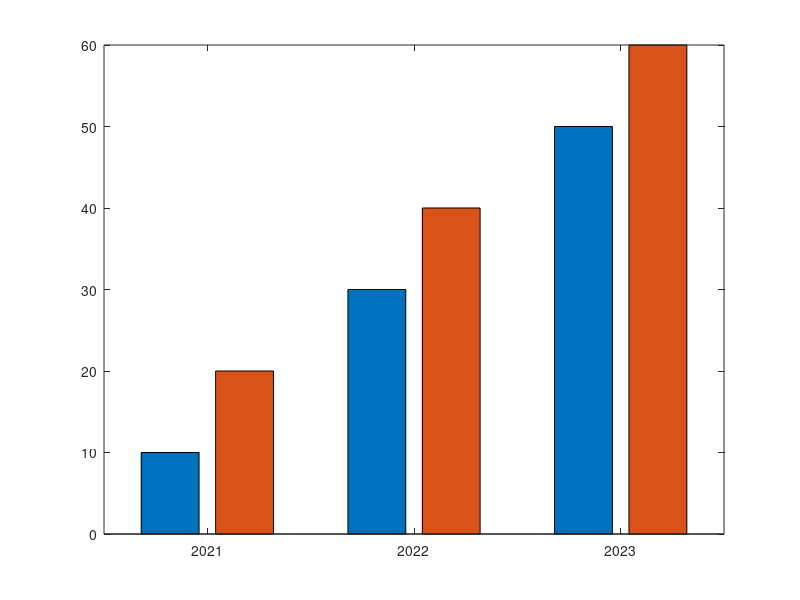

This chart was generated by the following MATLAB code: (Note: this script raises an error after producing the figure.)
x = [10,19];
plot(x);

t = 0:0.02:2*pi;
y1 = sin(t);
y2 = sin(2*t);
y3 = sin(0.5*t);
plot(t,y1,t,y2,t,y3);

x = [2021,2022,2023];
y = [10,20,30];
bar(x,y);
x = [2021,2022,2023];
y = [10,20;30,40;50,60];
bar(x,y);

x=randn(1000,1);
nbins = 25;
histogram(x,nbins);

x = [3,2,5,10];
pie(x);

x=[1 3 5 6  10 20]
y=[ 13 45 73 23 78 23]
scatter(x,y,'red','filled')

t = 0:0.02:2*pi;
y1 = sin(t);
y2 = sin(2*t);
y3 = sin(0.5*t);
plot(t,y1,t,y2,t,y3);
axis([0,6.5,-1.5,1.5])
title('Three Sine Functions','Fontsize',12);
xlabel('X');
ylabel('Y');
legend('sin(x)','sin(2x)','sin(0.5x)')

text(2.5, sin(2.5),'sin(x)');
text(2.5, sin(5),'sin(2x)');

figure('Name','Subplot Demo');
subplot(2,2,1);
x=randn(1000,1);
nbins = 25;
histogram(x,nbins);

subplot(2,2,2);
t = 0:0.02:2*pi;
y1 = sin(t);
y2 = sin(2*t);
y3 = sin(0.5*t);
plot(t,y1,t,y2,t,y3);

subplot(2,2,3);
x = [3,2,5,10];
pie(x);

subplot(2,2,4);
x = [10,19];
plot(x);
